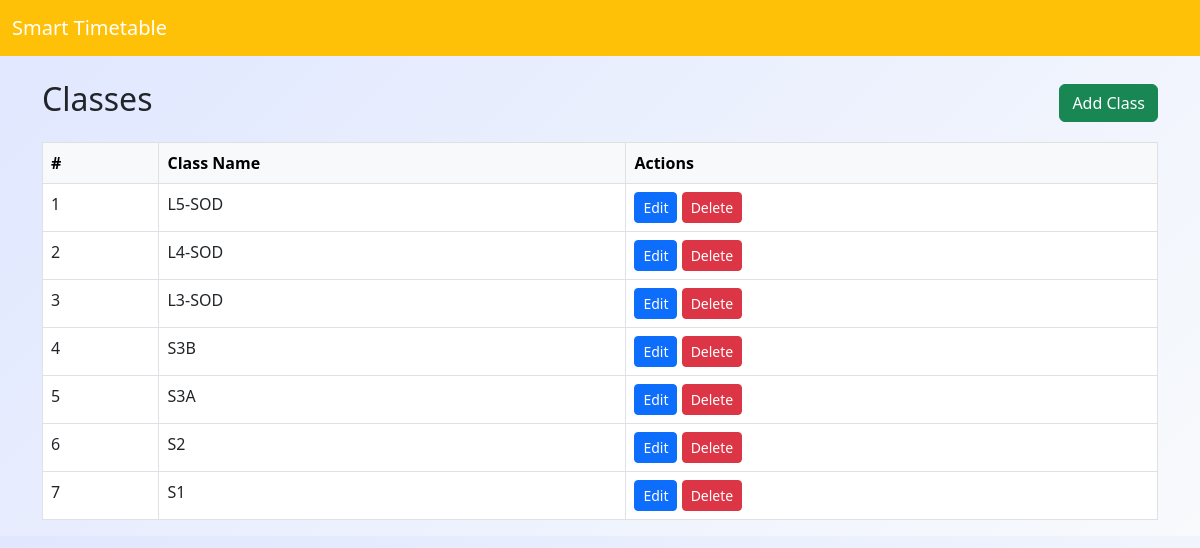
The page /admin/rooms.php on the database its author committed.
### tables this page shows
CREATE TABLE `rooms` (
  `id` int(11) NOT NULL,
  `name` varchar(100) NOT NULL
);

### admin/rooms.php (the view, shortened to what this page needs)
<?php
require_once '../includes/db.php';
$result = $conn->query("SELECT * FROM rooms ORDER BY id DESC");
$classes = $result ? $result->fetch_all(MYSQLI_ASSOC) : [];
?>
<!DOCTYPE html>
<html lang="en">
<head>
    <link href="https://cdn.jsdelivr.net/npm/bootstrap@5.3.0/dist/css/bootstrap.min.css" rel="stylesheet">
    <link href="../assets/css/style.css" rel="stylesheet">
</head>
<body>
    <nav class="navbar navbar-expand-lg navbar-dark bg-warning mb-4">
        <div class="container-fluid">
            <a class="navbar-brand" href="dashboard.php">Smart Timetable</a>
        </div>
    </nav>
    <div class="container">
        <div class="d-flex justify-content-between align-items-center mb-3">
            <h2>Classes</h2>
            <button class="btn btn-success" data-bs-toggle="modal" data-bs-target="#addModal">Add Class</button>
        </div>
        <table class="table table-bordered table-hover bg-white">
            <thead class="table-light">
                <tr>
                    <th>#</th>
                    <th>Class Name</th>
                    <th>Actions</th>
                </tr>
            </thead>
            <tbody>
                <?php foreach ($classes as $i => $class): ?>
                <tr>
                    <td><?= $i+1 ?></td>
                    <td><?= htmlspecialchars($class['name']) ?></td>
                    <td>
                        <button class="btn btn-sm btn-primary" data-bs-toggle="modal" data-bs-target="#editModal<?= $class['id'] ?>">Edit</button>
                        <form method="post" action="" style="display:inline-block">
                            <button type="submit" name="delete" class="btn btn-sm btn-danger" onclick="return confirm('Delete this class?')">Delete</button>
                        </form>
                    </td>
                </tr>
                <?php endforeach; ?>
            </tbody>
        </table>
    </div>
</body>
</html>

### assets/css/style.css (style rules this page uses)
body { background: linear-gradient(135deg, #e0e7ff 0%, #f8fafc 100%); }

### rows shown on the page
rooms: name "L5-SOD"
rooms: name "L4-SOD"
rooms: name "L3-SOD"
rooms: name "S3B"
rooms: name "S3A"
rooms: name "S2"
rooms: name "S1"
